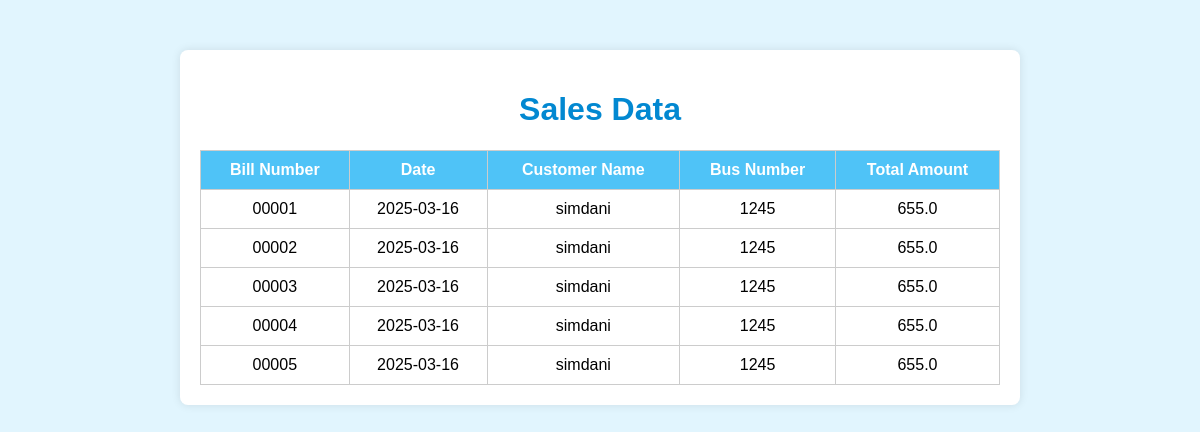
Before: /sales with the older database file.
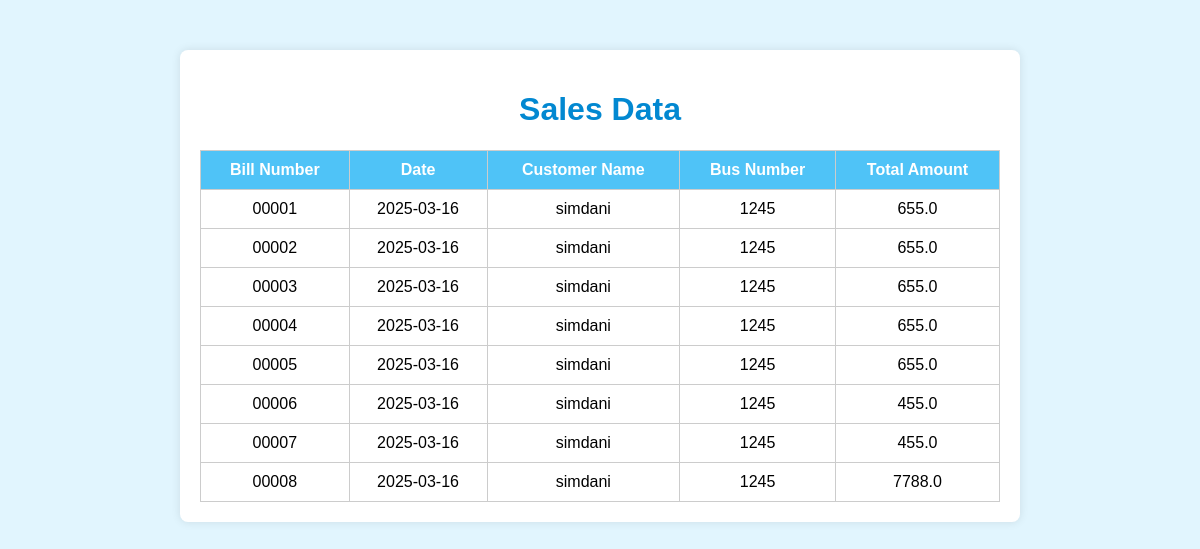
After: the same page with the newer database file.
### tables this page shows
CREATE TABLE sales (
            id INTEGER PRIMARY KEY AUTOINCREMENT,
            bill_number TEXT NOT NULL,
            date TEXT NOT NULL,
            customer_name TEXT NOT NULL,
            bus_number TEXT NOT NULL,
            total_amount REAL NOT NULL
        );

### app.py (the view)
@app.route("/sales")
def sales():
    conn = sqlite3.connect("sales.db")
    cursor = conn.cursor()
    cursor.execute("SELECT bill_number, date, customer_name, bus_number, total_amount FROM sales")
    rows = cursor.fetchall()
    conn.close()
    return render_template("sales.html", sales_data=rows)

### templates/sales.html (shortened to what this page needs)
<!DOCTYPE html>
<html lang="en">
<head>
    <link rel="stylesheet" href="{{ url_for('static', filename='style.css') }}">
</head>
<body>
    <div class="container">
        <h1>Sales Data</h1>
        <table>
            <thead>
                <tr>
                    <th>Bill Number</th>
                    <th>Date</th>
                    <th>Customer Name</th>
                    <th>Bus Number</th>
                    <th>Total Amount</th>
                </tr>
            </thead>
            <tbody>
                {% for row in sales_data %}
                <tr>
                    <td>{{ row[0] }}</td>
                    <td>{{ row[1] }}</td>
                    <td>{{ row[2] }}</td>
                    <td>{{ row[3] }}</td>
                    <td>{{ row[4] }}</td>
                </tr>
                {% endfor %}
            </tbody>
        </table>
    </div>
</body>
</html>

### static/style.css (style rules this page uses)
body { font-family: Arial, sans-serif; background-color: #e1f5fe; margin: 0; padding: 0; }
.container { max-width: 800px; margin: 50px auto; padding: 20px; background-color: #ffffff; border-radius: 8px; box-shadow: 0 0 10px rgba(0, 0, 0, 0.1); }
h1 { text-align: center; color: #0288d1; }
table { width: 100%; border-collapse: collapse; margin-top: 20px; }
th, td { padding: 10px; border: 1px solid #ccc; text-align: center; }
th { background-color: #4fc3f7; color: #ffffff; }

Changed rows visible on the page:
added sales: bill_number "00006", date "2025-03-16", customer_name "simdani", bus_number "1245", total_amount "455.0"
added sales: bill_number "00007", date "2025-03-16", customer_name "simdani", bus_number "1245", total_amount "455.0"
added sales: bill_number "00008", date "2025-03-16", customer_name "simdani", bus_number "1245", total_amount "7788.0"
